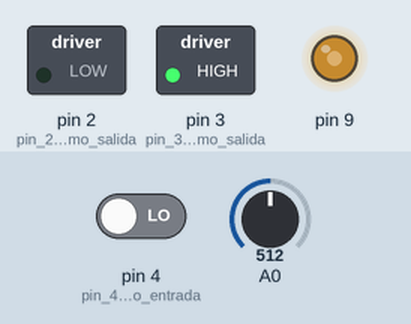
Simulated run of this sketch. Board: Arduino Uno, built with avr-gcc and run on an emulated ATmega328P. Parts: switched loads named in the sketch (green lamp = pin HIGH), output pins drawn as LEDs (lit = HIGH). Inputs (shaded band) come from the test bench; at power-on: A0 = 512, pin 4 (pin_4_como_entrada) LOW.

Above: at 1.2 s.
1.3 s: A0 set to 716
At 2.4 s:
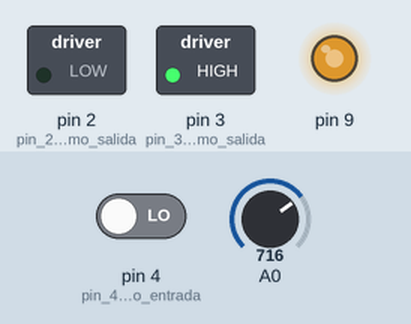
2.8 s: pin 4 (pin_4_como_entrada) driven HIGH
At 3.5 s:
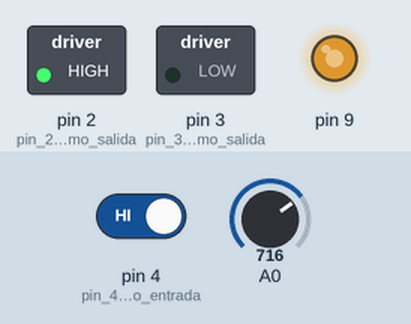
4.3 s: A0 set to 900
At 4.7 s:
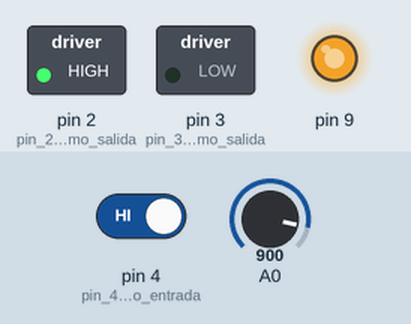
5.8 s: pin 4 (pin_4_como_entrada) driven LOW
At 7.0 s:
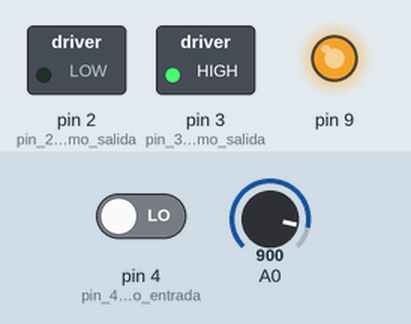
7.3 s: A0 set to 122
At 8.1 s:
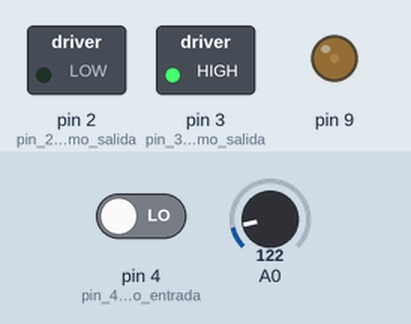
8.8 s: pin 4 (pin_4_como_entrada) driven HIGH
At 9.3 s:
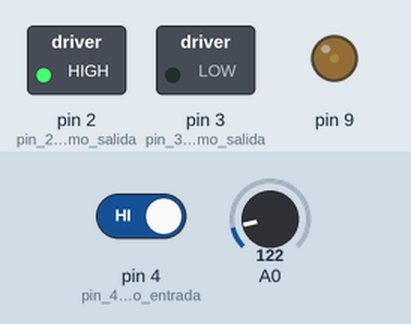
Timing chart, 0 to 11.3 s (numbered marks = the images above; inputs shaded):
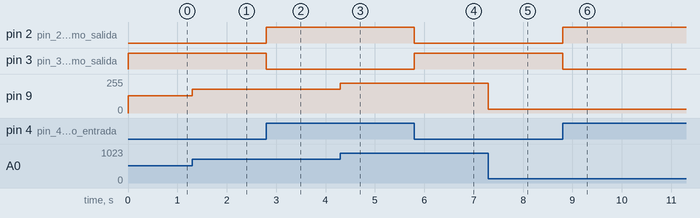

Measured:
- after the input at 1.3 s, pin 9: 128/255 → 179/255 at once
- after the input at 2.8 s, pin 2 (pin_2_como_salida): LOW → HIGH at once; pin 3 (pin_3_como_salida): HIGH → LOW at once
- after the input at 4.3 s, pin 9: 179/255 → 225/255 at once
- after the input at 5.8 s, pin 2 (pin_2_como_salida): HIGH → LOW at once; pin 3 (pin_3_como_salida): LOW → HIGH at once
- after the input at 7.3 s, pin 9: 225/255 → 30/255 at once
- after the input at 8.8 s, pin 2 (pin_2_como_salida): LOW → HIGH at once; pin 3 (pin_3_como_salida): HIGH → LOW at once

The sketch:

DriverPuenteH.ino
```cpp
/*
 * Control de motor CD con Driver L293D
 */
 int adc0, cicloT;

void setup() {
  pinMode(2,OUTPUT);    // pin 2 como salida
  pinMode(3,OUTPUT);    // pin 3 como salida
  pinMode(4,INPUT);     // pin 4 como entrada
}

void loop() {
  adc0 = analogRead(0);   // se lee señal analogica
  cicloT = adc0/4;        // adc0 0-1023, convierte a cicloT 0-255
  analogWrite(9,cicloT);  // se egenera señal PWM en el pin 9

  if(digitalRead(4) == 1)
  {
    digitalWrite(2,HIGH);
    digitalWrite(3,LOW);
  }
  else
  {
    digitalWrite(3,HIGH);
    digitalWrite(2,LOW);
  }

}
```
